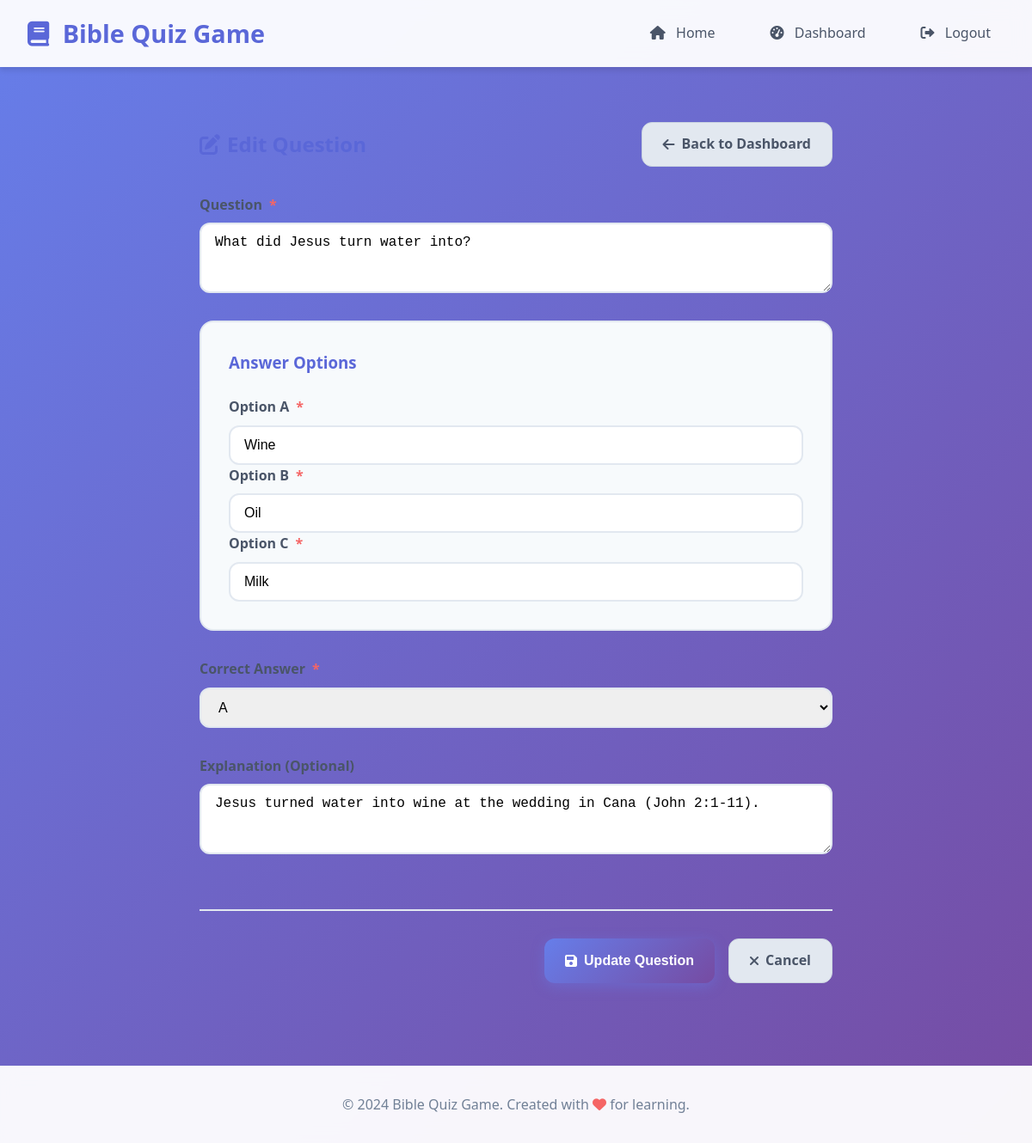
/admin/edit_question/4 (signed in), run on the app's committed database.
### app.py (models this page shows)
class Question(db.Model):
    id = db.Column(db.Integer, primary_key=True)
    question = db.Column(db.Text, nullable=False)
    option_a = db.Column(db.String(255), nullable=False)
    option_b = db.Column(db.String(255), nullable=False)
    option_c = db.Column(db.String(255), nullable=False)
    correct_answer = db.Column(db.String(1), nullable=False)  # 'A', 'B', or 'C'
    explanation = db.Column(db.Text)

### app.py (the view, shortened to what this page needs)
@app.route('/admin/edit_question/<int:id>', methods=['GET', 'POST'])
def edit_question(id):
    if not session.get('admin_logged_in'):
        return redirect(url_for('admin_login'))
    question = Question.query.get_or_404(id)
    return render_template('admin/edit_question.html', question=question)

### templates/admin/edit_question.html (shortened to what this page needs)
{% extends "base.html" %}
{% block content %}
<div class="container">
    <div class="admin-card">
        <div class="admin-header">
            <h2><i class="fas fa-edit"></i> Edit Question</h2>
            <a href="{{ url_for('admin_dashboard') }}" class="btn btn-secondary">
                <i class="fas fa-arrow-left"></i> Back to Dashboard
            </a>
        </div>
        <form method="POST" class="question-form">
            <div class="form-group">
                <label for="question">Question <span class="required">*</span></label>
                <textarea id="question" name="question" rows="3" required>{{ question.question }}</textarea>
            </div>
            <div class="options-group">
                <h3>Answer Options</h3>
                <div class="form-group">
                    <label for="option_a">Option A <span class="required">*</span></label>
                    <input type="text" id="option_a" name="option_a" value="{{ question.option_a }}" required>
                </div>
                <div class="form-group">
                    <label for="option_b">Option B <span class="required">*</span></label>
                    <input type="text" id="option_b" name="option_b" value="{{ question.option_b }}" required>
                </div>
                <div class="form-group">
                    <label for="option_c">Option C <span class="required">*</span></label>
                    <input type="text" id="option_c" name="option_c" value="{{ question.option_c }}" required>
                </div>
            </div>
            <div class="form-group">
                <label for="correct_answer">Correct Answer <span class="required">*</span></label>
                <select id="correct_answer" name="correct_answer" required>
                    <option value="A" {% if question.correct_answer=='A' %}selected{% endif %}>A</option>
                </select>
            </div>
            <div class="form-group">
                <label for="explanation">Explanation (Optional)</label>
                <textarea id="explanation" name="explanation" rows="3"
                    placeholder="Provide additional explanation for the answer...">{{ question.explanation or '' }}</textarea>
            </div>
            <div class="form-actions">
                <button type="submit" class="btn btn-primary">
                    <i class="fas fa-save"></i> Update Question
                </button>
                <a href="{{ url_for('admin_dashboard') }}" class="btn btn-secondary">
                    <i class="fas fa-times"></i> Cancel
                </a>
            </div>
        </form>
    </div>
</div>
{% endblock %}

### static/css/style.css (style rules this page uses)
* { margin: 0; padding: 0; box-sizing: border-box; }
body { font-family: 'Segoe UI', Tahoma, Geneva, Verdana, sans-serif; line-height: 1.6; color: #333; background: linear-gradient(135deg, #667eea 0%, #764ba2 100%); min-height: 100vh; display: flex; flex-direction: column; }
.container { max-width: 1200px; margin: 0 auto; padding: 0 2rem; }
.btn { display: inline-flex; align-items: center; gap: 0.5rem; padding: 0.75rem 1.5rem; border: none; border-radius: 12px; font-size: 1rem; font-weight: 600; text-decoration: none; cursor: pointer; transition: all 0.3s ease; text-align: center; }
.btn-primary { background: linear-gradient(135deg, #667eea 0%, #764ba2 100%); color: white; box-shadow: 0 4px 15px rgba(102, 126, 234, 0.4); }
.btn-secondary { background: #e2e8f0; color: #4a5568; border: 1px solid #cbd5e0; }
.setup-card, .question-card, .result-card, .results-card, .login-card, .admin-card { @extend .card; max-width: 800px; margin: 0 auto 2rem; padding: 2rem; }
.form-group { display: flex; flex-direction: column; gap: 0.5rem; }
.form-group label { font-weight: 600; color: #4a5568; display: flex; align-items: center; gap: 0.5rem; }
.form-group input, .form-group select, .form-group textarea { padding: 0.75rem 1rem; border: 2px solid #e2e8f0; border-radius: 12px; font-size: 1rem; transition: all 0.3s ease; }
.admin-header { display: flex; justify-content: space-between; align-items: center; margin-bottom: 2rem; flex-wrap: wrap; gap: 1rem; }
.admin-header h1, .admin-header h2 { color: #5a67d8; display: flex; align-items: center; gap: 0.5rem; }
.question-form { display: flex; flex-direction: column; gap: 2rem; }
.options-group { background: #f7fafc; border-radius: 16px; padding: 2rem; border: 2px solid #e2e8f0; }
.options-group h3 { color: #5a67d8; margin-bottom: 1.5rem; display: flex; align-items: center; gap: 0.5rem; }
.required { color: #f56565; }
.form-actions { display: flex; gap: 1rem; justify-content: flex-end; flex-wrap: wrap; margin-top: 2rem; padding-top: 2rem; border-top: 2px solid #e2e8f0; }

### data on the page
Question: question "What did Jesus turn water into?", option_a "Wine", option_b "Oil", option_c "Milk", correct_answer "A", explanation "Jesus turned water into wine at the wedding in Cana (John 2:1-11)."
